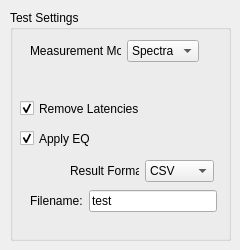
     <widget class="QWidget" name="page_TestSettings_2">
      <widget class="QGroupBox" name="groupBox_TestSettings_StepSineTest">
       <property name="geometry">
        <rect>
         <x>10</x>
         <y>10</y>
         <width>221</width>
         <height>231</height>
        </rect>
       </property>
       <property name="title">
        <string>Test Settings</string>
       </property>
       <widget class="QWidget" name="layoutWidget_13">
        <property name="geometry">
         <rect>
          <x>60</x>
          <y>150</y>
          <width>144</width>
          <height>22</height>
         </rect>
        </property>
        <layout class="QHBoxLayout" name="horizontalLayout_30">
         <item>
          <widget class="QLabel" name="label_ResultFormat__StepSineTest">
           <property name="text">
            <string>Result Format:</string>
           </property>
          </widget>
         </item>
         <item>
          <widget class="QComboBox" name="comboBox_ResultsFormat_StepSineTest">
           <item>
            <property name="text">
             <string>CSV</string>
            </property>
           </item>
           <item>
            <property name="text">
             <string>XML</string>
            </property>
           </item>
           <item>
            <property name="text">
             <string>MATLAB</string>
            </property>
           </item>
          </widget>
         </item>
        </layout>
       </widget>
       <widget class="QCheckBox" name="checkBox_Latencies_StepSineTest">
        <property name="geometry">
         <rect>
          <x>10</x>
          <y>90</y>
          <width>194</width>
          <height>17</height>
         </rect>
        </property>
        <property name="text">
         <string>Remove Latencies</string>
        </property>
        <property name="checked">
         <bool>true</bool>
        </property>
       </widget>
       <widget class="QCheckBox" name="checkBox_EQ_StepSineTest">
        <property name="geometry">
         <rect>
          <x>10</x>
          <y>120</y>
          <width>194</width>
          <height>17</height>
         </rect>
        </property>
        <property name="text">
         <string>Apply EQ</string>
        </property>
        <property name="checked">
         <bool>true</bool>
        </property>
       </widget>
       <widget class="QWidget" name="layoutWidget_15">
        <property name="geometry">
         <rect>
          <x>20</x>
          <y>30</y>
          <width>169</width>
          <height>22</height>
         </rect>
        </property>
        <layout class="QHBoxLayout" name="horizontalLayout_32">
         <item>
          <widget class="QLabel" name="label_MeasType_StepSineTest">
           <property name="text">
            <string>Measurement Mode:</string>
           </property>
          </widget>
         </item>
         <item>
          <widget class="QComboBox" name="comboBox_MeasType_StepSineTest">
           <item>
            <property name="text">
             <string>Spectra</string>
            </property>
           </item>
           <item>
            <property name="text">
             <string>FRF</string>
            </property>
           </item>
          </widget>
         </item>
        </layout>
       </widget>
       <widget class="QWidget" name="layoutWidget_16">
        <property name="geometry">
         <rect>
          <x>20</x>
          <y>180</y>
          <width>187</width>
          <height>22</height>
         </rect>
        </property>
        <layout class="QHBoxLayout" name="horizontalLayout_33">
         <item>
          <widget class="QLabel" name="label_Filename_StepSineTest">
           <property name="text">
            <string>Filename:</string>
           </property>
          </widget>
         </item>
         <item>
          <widget class="QLineEdit" name="lineEdit_Filename_StepSineTest">
           <property name="text">
            <string>test</string>
           </property>
          </widget>
         </item>
        </layout>
       </widget>
      </widget>
     </widget>
